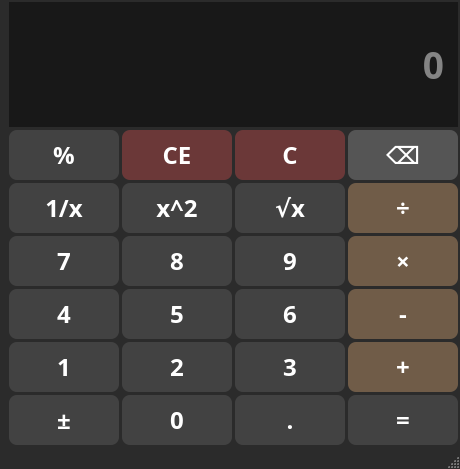
<?xml version="1.0" encoding="UTF-8"?>
<ui version="4.0">
 <class>MainWindow</class>
 <widget class="QMainWindow" name="MainWindow">
  <property name="geometry">
   <rect>
    <x>0</x>
    <y>0</y>
    <width>460</width>
    <height>469</height>
   </rect>
  </property>
  <property name="windowTitle">
   <string>计算器-黄德民-2024414300210</string>
  </property>
  <property name="windowIcon">
   <iconset>
    <normaloff>../test915/images/430.bmp</normaloff>../test915/images/430.bmp</iconset>
  </property>
  <property name="styleSheet">
   <string notr="true">QMainWindow{
    background-color: #2b2b2b;
}

/* 全部按钮基础样式 */
QPushButton{
    font-family:Microsoft YaHei;
    font-size:18pt;
    font-weight:500;
    border-radius:8px;
    border:none;
    background-color:#424242;
    color:#ffffff;
    min-height:50px;
}
QPushButton:hover{
    background-color:#545454;
}
QPushButton:pressed{
    background-color:#2f2f2f;
}

QPushButton#BtnAdd,#BtnSub,#BtnMul,#BtnDiv{
    background-color:#705c48;
    color:white;
}
QPushButton#BtnAdd:hover,#BtnSub:hover,#BtnMul:hover,#BtnDiv:hover{
    background-color:#836d57;
}
QPushButton#BtnAdd:pressed,#BtnSub:pressed,#BtnMul:pressed,#BtnDiv:pressed{
    background-color:#594a39;
}

QPushButton#BtnCe,#BtnClear{
    background-color:#6b3838;
}
QPushButton#BtnCe:hover,#BtnClear:hover{
    background-color:#804646;
}
QPushButton#BtnCe:pressed,#BtnClear:pressed{
    background-color:#502828;
}

QPushButton#BtnBack{
    background-color:#555555;
}
QPushButton#BtnBack:hover{
    background-color:#666666;
}
QPushButton#BtnBack:pressed{
    background-color:#3d3d3d;
}

QLabel#Display{
    background-color:#181818;
    color:#f0f0f0;
    font-family:Microsoft YaHei;
    font-size:28pt;
    font-weight:500;
    border:none;
    padding:12px;
    text-align:right;
}</string>
  </property>
  <widget class="QWidget" name="centralwidget">
   <layout class="QVBoxLayout" name="verticalLayout_2">
    <property name="spacing">
     <number>3</number>
    </property>
    <property name="topMargin">
     <number>2</number>
    </property>
    <property name="rightMargin">
     <number>2</number>
    </property>
    <property name="bottomMargin">
     <number>2</number>
    </property>
    <item>
     <layout class="QVBoxLayout" name="verticalLayout">
      <item>
       <widget class="QLineEdit" name="Display">
        <property name="sizePolicy">
         <sizepolicy hsizetype="Expanding" vsizetype="Preferred">
          <horstretch>0</horstretch>
          <verstretch>0</verstretch>
         </sizepolicy>
        </property>
        <property name="layoutDirection">
         <enum>Qt::RightToLeft</enum>
        </property>
        <property name="styleSheet">
         <string notr="true">background-color:#181818;
    color:#f0f0f0;
    font-family:Microsoft YaHei;
    font-size:28pt;
    font-weight:500;
    border:none;
    padding:12px;
    text-align:right;</string>
        </property>
        <property name="alignment">
         <set>Qt::AlignRight|Qt::AlignTrailing|Qt::AlignVCenter</set>
        </property>
        <property name="placeholderText">
         <string>0</string>
        </property>
       </widget>
      </item>
      <item>
       <layout class="QGridLayout" name="gridLayout">
        <item row="0" column="0">
         <widget class="QPushButton" name="BtnPercent">
          <property name="sizePolicy">
           <sizepolicy hsizetype="Minimum" vsizetype="Minimum">
            <horstretch>0</horstretch>
            <verstretch>0</verstretch>
           </sizepolicy>
          </property>
          <property name="text">
           <string>%</string>
          </property>
         </widget>
        </item>
        <item row="0" column="1">
         <widget class="QPushButton" name="BtnCe">
          <property name="sizePolicy">
           <sizepolicy hsizetype="Minimum" vsizetype="Minimum">
            <horstretch>0</horstretch>
            <verstretch>0</verstretch>
           </sizepolicy>
          </property>
          <property name="text">
           <string>CE</string>
          </property>
         </widget>
        </item>
        <item row="0" column="2">
         <widget class="QPushButton" name="BtnClear">
          <property name="sizePolicy">
           <sizepolicy hsizetype="Minimum" vsizetype="Minimum">
            <horstretch>0</horstretch>
            <verstretch>0</verstretch>
           </sizepolicy>
          </property>
          <property name="text">
           <string>C</string>
          </property>
         </widget>
        </item>
        <item row="0" column="3">
         <widget class="QPushButton" name="BtnBack">
          <property name="sizePolicy">
           <sizepolicy hsizetype="Minimum" vsizetype="Minimum">
            <horstretch>0</horstretch>
            <verstretch>0</verstretch>
           </sizepolicy>
          </property>
          <property name="text">
           <string>⌫</string>
          </property>
         </widget>
        </item>
        <item row="1" column="0">
         <widget class="QPushButton" name="BtnReciprocal">
          <property name="sizePolicy">
           <sizepolicy hsizetype="Minimum" vsizetype="Minimum">
            <horstretch>0</horstretch>
            <verstretch>0</verstretch>
           </sizepolicy>
          </property>
          <property name="text">
           <string>1/x</string>
          </property>
         </widget>
        </item>
        <item row="1" column="1">
         <widget class="QPushButton" name="BtnSquare">
          <property name="sizePolicy">
           <sizepolicy hsizetype="Minimum" vsizetype="Minimum">
            <horstretch>0</horstretch>
            <verstretch>0</verstretch>
           </sizepolicy>
          </property>
          <property name="text">
           <string>x^2</string>
          </property>
         </widget>
        </item>
        <item row="1" column="2">
         <widget class="QPushButton" name="BtnSqrt">
          <property name="sizePolicy">
           <sizepolicy hsizetype="Minimum" vsizetype="Minimum">
            <horstretch>0</horstretch>
            <verstretch>0</verstretch>
           </sizepolicy>
          </property>
          <property name="text">
           <string>√x</string>
          </property>
         </widget>
        </item>
        <item row="1" column="3">
         <widget class="QPushButton" name="BtnDiv">
          <property name="sizePolicy">
           <sizepolicy hsizetype="Minimum" vsizetype="Minimum">
            <horstretch>0</horstretch>
            <verstretch>0</verstretch>
           </sizepolicy>
          </property>
          <property name="text">
           <string>÷</string>
          </property>
         </widget>
        </item>
        <item row="2" column="0">
         <widget class="QPushButton" name="BtnNum7">
          <property name="sizePolicy">
           <sizepolicy hsizetype="Minimum" vsizetype="Minimum">
            <horstretch>0</horstretch>
            <verstretch>0</verstretch>
           </sizepolicy>
          </property>
          <property name="text">
           <string>7</string>
          </property>
         </widget>
        </item>
        <item row="2" column="1">
         <widget class="QPushButton" name="BtnNum8">
          <property name="sizePolicy">
           <sizepolicy hsizetype="Minimum" vsizetype="Minimum">
            <horstretch>0</horstretch>
            <verstretch>0</verstretch>
           </sizepolicy>
          </property>
          <property name="text">
           <string>8</string>
          </property>
         </widget>
        </item>
        <item row="2" column="2">
         <widget class="QPushButton" name="BtnNum9">
          <property name="sizePolicy">
           <sizepolicy hsizetype="Minimum" vsizetype="Minimum">
            <horstretch>0</horstretch>
            <verstretch>0</verstretch>
           </sizepolicy>
          </property>
          <property name="text">
           <string>9</string>
          </property>
         </widget>
        </item>
        <item row="2" column="3">
         <widget class="QPushButton" name="BtnMul">
          <property name="sizePolicy">
           <sizepolicy hsizetype="Minimum" vsizetype="Minimum">
            <horstretch>0</horstretch>
            <verstretch>0</verstretch>
           </sizepolicy>
          </property>
          <property name="text">
           <string>×</string>
          </property>
         </widget>
        </item>
        <item row="3" column="0">
         <widget class="QPushButton" name="BtnNum4">
          <property name="sizePolicy">
           <sizepolicy hsizetype="Minimum" vsizetype="Minimum">
            <horstretch>0</horstretch>
            <verstretch>0</verstretch>
           </sizepolicy>
          </property>
          <property name="text">
           <string>4</string>
          </property>
         </widget>
        </item>
        <item row="3" column="1">
         <widget class="QPushButton" name="BtnNum5">
          <property name="sizePolicy">
           <sizepolicy hsizetype="Minimum" vsizetype="Minimum">
            <horstretch>0</horstretch>
            <verstretch>0</verstretch>
           </sizepolicy>
          </property>
          <property name="text">
           <string>5</string>
          </property>
         </widget>
        </item>
        <item row="3" column="2">
         <widget class="QPushButton" name="BtnNum6">
          <property name="sizePolicy">
           <sizepolicy hsizetype="Minimum" vsizetype="Minimum">
            <horstretch>0</horstretch>
            <verstretch>0</verstretch>
           </sizepolicy>
          </property>
          <property name="text">
           <string>6</string>
          </property>
         </widget>
        </item>
        <item row="3" column="3">
         <widget class="QPushButton" name="BtnSub">
          <property name="sizePolicy">
           <sizepolicy hsizetype="Minimum" vsizetype="Minimum">
            <horstretch>0</horstretch>
            <verstretch>0</verstretch>
           </sizepolicy>
          </property>
          <property name="text">
           <string>-</string>
          </property>
         </widget>
        </item>
        <item row="4" column="0">
         <widget class="QPushButton" name="BtnNum1">
          <property name="sizePolicy">
           <sizepolicy hsizetype="Minimum" vsizetype="Minimum">
            <horstretch>0</horstretch>
            <verstretch>0</verstretch>
           </sizepolicy>
          </property>
          <property name="text">
           <string>1</string>
          </property>
         </widget>
        </item>
        <item row="4" column="1">
         <widget class="QPushButton" name="BtnNum2">
          <property name="sizePolicy">
           <sizepolicy hsizetype="Minimum" vsizetype="Minimum">
            <horstretch>0</horstretch>
            <verstretch>0</verstretch>
           </sizepolicy>
          </property>
          <property name="text">
           <string>2</string>
          </property>
         </widget>
        </item>
        <item row="4" column="2">
         <widget class="QPushButton" name="BtnNum3">
          <property name="sizePolicy">
           <sizepolicy hsizetype="Minimum" vsizetype="Minimum">
            <horstretch>0</horstretch>
            <verstretch>0</verstretch>
           </sizepolicy>
          </property>
          <property name="text">
           <string>3</string>
          </property>
         </widget>
        </item>
        <item row="4" column="3">
         <widget class="QPushButton" name="BtnAdd">
          <property name="sizePolicy">
           <sizepolicy hsizetype="Minimum" vsizetype="Minimum">
            <horstretch>0</horstretch>
            <verstretch>0</verstretch>
           </sizepolicy>
          </property>
          <property name="text">
           <string>+</string>
          </property>
         </widget>
        </item>
        <item row="5" column="0">
         <widget class="QPushButton" name="BtnNeg">
          <property name="sizePolicy">
           <sizepolicy hsizetype="Minimum" vsizetype="Minimum">
            <horstretch>0</horstretch>
            <verstretch>0</verstretch>
           </sizepolicy>
          </property>
          <property name="text">
           <string>±</string>
          </property>
         </widget>
        </item>
        <item row="5" column="1">
         <widget class="QPushButton" name="BtnNum0">
          <property name="sizePolicy">
           <sizepolicy hsizetype="Minimum" vsizetype="Minimum">
            <horstretch>0</horstretch>
            <verstretch>0</verstretch>
           </sizepolicy>
          </property>
          <property name="text">
           <string>0</string>
          </property>
         </widget>
        </item>
        <item row="5" column="2">
         <widget class="QPushButton" name="BtnDot">
          <property name="sizePolicy">
           <sizepolicy hsizetype="Minimum" vsizetype="Minimum">
            <horstretch>0</horstretch>
            <verstretch>0</verstretch>
           </sizepolicy>
          </property>
          <property name="text">
           <string>.</string>
          </property>
         </widget>
        </item>
        <item row="5" column="3">
         <widget class="QPushButton" name="BtnEq">
          <property name="sizePolicy">
           <sizepolicy hsizetype="Minimum" vsizetype="Minimum">
            <horstretch>0</horstretch>
            <verstretch>0</verstretch>
           </sizepolicy>
          </property>
          <property name="text">
           <string>=</string>
          </property>
         </widget>
        </item>
       </layout>
      </item>
     </layout>
    </item>
   </layout>
  </widget>
  <widget class="QMenuBar" name="menubar">
   <property name="geometry">
    <rect>
     <x>0</x>
     <y>0</y>
     <width>460</width>
     <height>23</height>
    </rect>
   </property>
  </widget>
  <widget class="QStatusBar" name="statusbar"/>
 </widget>
 <resources/>
 <connections/>
</ui>
